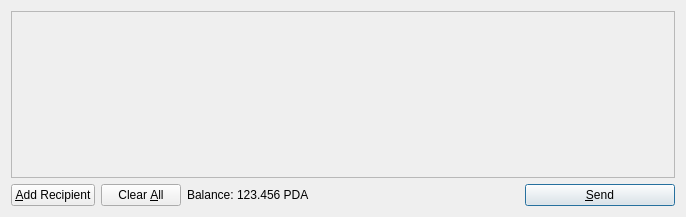
<?xml version="1.0" encoding="UTF-8"?>
<ui version="4.0">
 <class>SendCoinsDialog</class>
 <widget class="QDialog" name="SendCoinsDialog">
  <property name="geometry">
   <rect>
    <x>0</x>
    <y>0</y>
    <width>686</width>
    <height>217</height>
   </rect>
  </property>
  <property name="windowTitle">
   <string>Send Coins</string>
  </property>
  <layout class="QVBoxLayout" name="verticalLayout">
   <item>
    <widget class="QScrollArea" name="scrollArea">
     <property name="widgetResizable">
      <bool>true</bool>
     </property>
     <widget class="QWidget" name="scrollAreaWidgetContents">
      <property name="geometry">
       <rect>
        <x>0</x>
        <y>0</y>
        <width>666</width>
        <height>165</height>
       </rect>
      </property>
      <layout class="QVBoxLayout" name="verticalLayout_2">
       <property name="margin">
        <number>0</number>
       </property>
       <item>
        <layout class="QVBoxLayout" name="entries">
         <property name="spacing">
          <number>6</number>
         </property>
        </layout>
       </item>
       <item>
        <spacer name="verticalSpacer">
         <property name="orientation">
          <enum>Qt::Vertical</enum>
         </property>
         <property name="sizeHint" stdset="0">
          <size>
           <width>20</width>
           <height>40</height>
          </size>
         </property>
        </spacer>
       </item>
      </layout>
     </widget>
    </widget>
   </item>
   <item>
    <layout class="QHBoxLayout" name="horizontalLayout">
     <item>
      <widget class="QPushButton" name="addButton">
       <property name="toolTip">
        <string>Send to multiple recipients at once</string>
       </property>
       <property name="text">
        <string>&amp;Add Recipient</string>
       </property>
       <property name="icon">
        <iconset resource="../bitcoin.qrc">
         <normaloff>:/icons/add</normaloff>:/icons/add</iconset>
       </property>
       <property name="autoDefault">
        <bool>false</bool>
       </property>
      </widget>
     </item>
     <item>
      <widget class="QPushButton" name="clearButton">
       <property name="sizePolicy">
        <sizepolicy hsizetype="Minimum" vsizetype="Fixed">
         <horstretch>0</horstretch>
         <verstretch>0</verstretch>
        </sizepolicy>
       </property>
       <property name="toolTip">
        <string>Remove all transaction fields</string>
       </property>
       <property name="text">
        <string>Clear &amp;All</string>
       </property>
       <property name="icon">
        <iconset resource="../bitcoin.qrc">
         <normaloff>:/icons/remove</normaloff>:/icons/remove</iconset>
       </property>
       <property name="autoRepeatDelay">
        <number>300</number>
       </property>
       <property name="autoDefault">
        <bool>false</bool>
       </property>
      </widget>
     </item>
     <item>
      <layout class="QHBoxLayout" name="horizontalLayout_2">
       <property name="spacing">
        <number>3</number>
       </property>
       <item>
        <widget class="QLabel" name="label">
         <property name="text">
          <string>Balance:</string>
         </property>
        </widget>
       </item>
       <item>
        <widget class="QLabel" name="labelBalance">
         <property name="cursor">
          <cursorShape>IBeamCursor</cursorShape>
         </property>
         <property name="text">
          <string>123.456 PDA</string>
         </property>
         <property name="textInteractionFlags">
          <set>Qt::LinksAccessibleByMouse|Qt::TextSelectableByKeyboard|Qt::TextSelectableByMouse</set>
         </property>
        </widget>
       </item>
      </layout>
     </item>
     <item>
      <spacer name="horizontalSpacer">
       <property name="orientation">
        <enum>Qt::Horizontal</enum>
       </property>
       <property name="sizeHint" stdset="0">
        <size>
         <width>40</width>
         <height>20</height>
        </size>
       </property>
      </spacer>
     </item>
     <item>
      <widget class="QPushButton" name="sendButton">
       <property name="minimumSize">
        <size>
         <width>150</width>
         <height>0</height>
        </size>
       </property>
       <property name="toolTip">
        <string>Confirm the send action</string>
       </property>
       <property name="text">
        <string>&amp;Send</string>
       </property>
       <property name="icon">
        <iconset resource="../bitcoin.qrc">
         <normaloff>:/icons/send</normaloff>:/icons/send</iconset>
       </property>
       <property name="default">
        <bool>true</bool>
       </property>
      </widget>
     </item>
    </layout>
   </item>
  </layout>
 </widget>
 <resources>
  <include location="../bitcoin.qrc"/>
 </resources>
 <connections/>
</ui>
